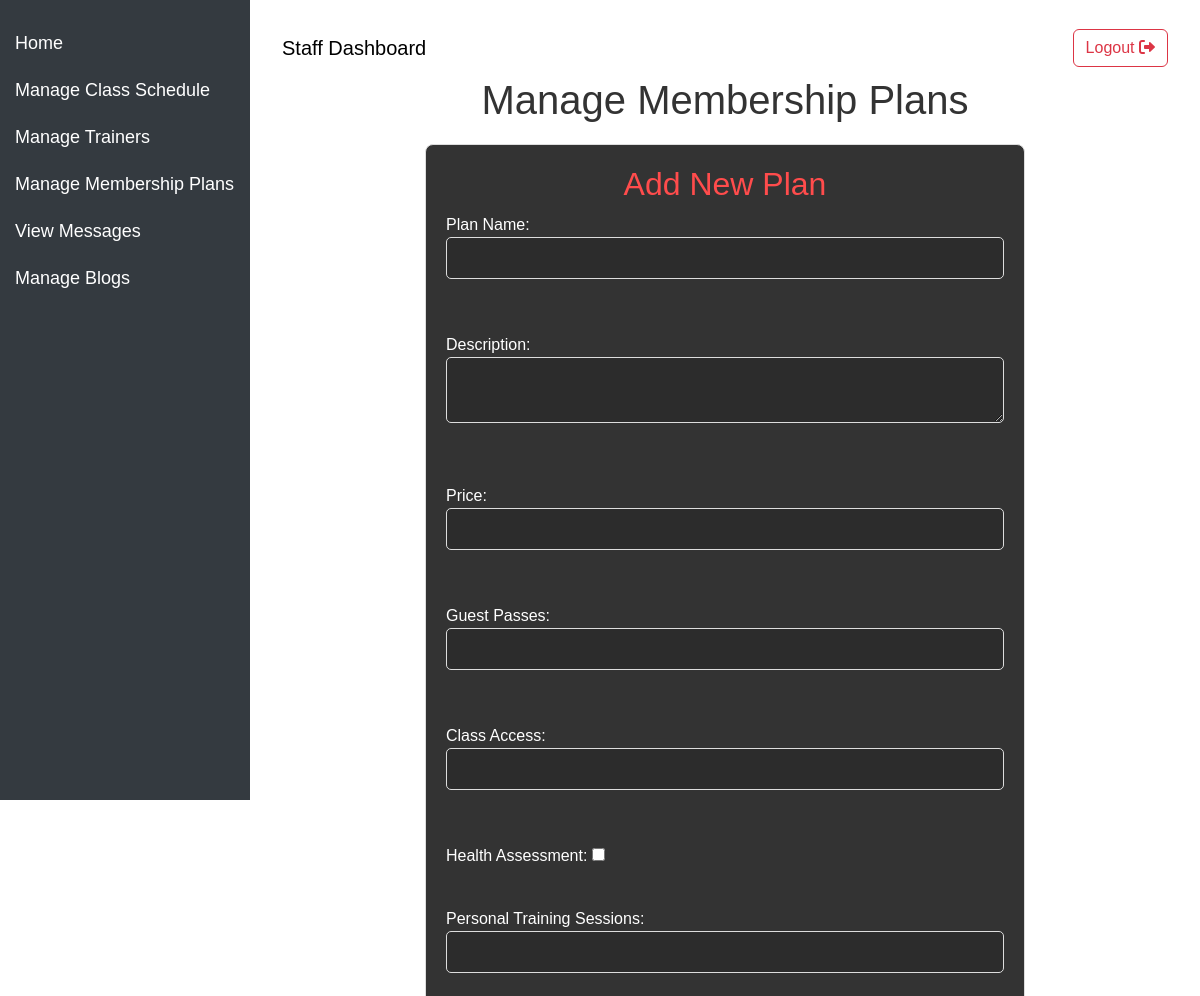
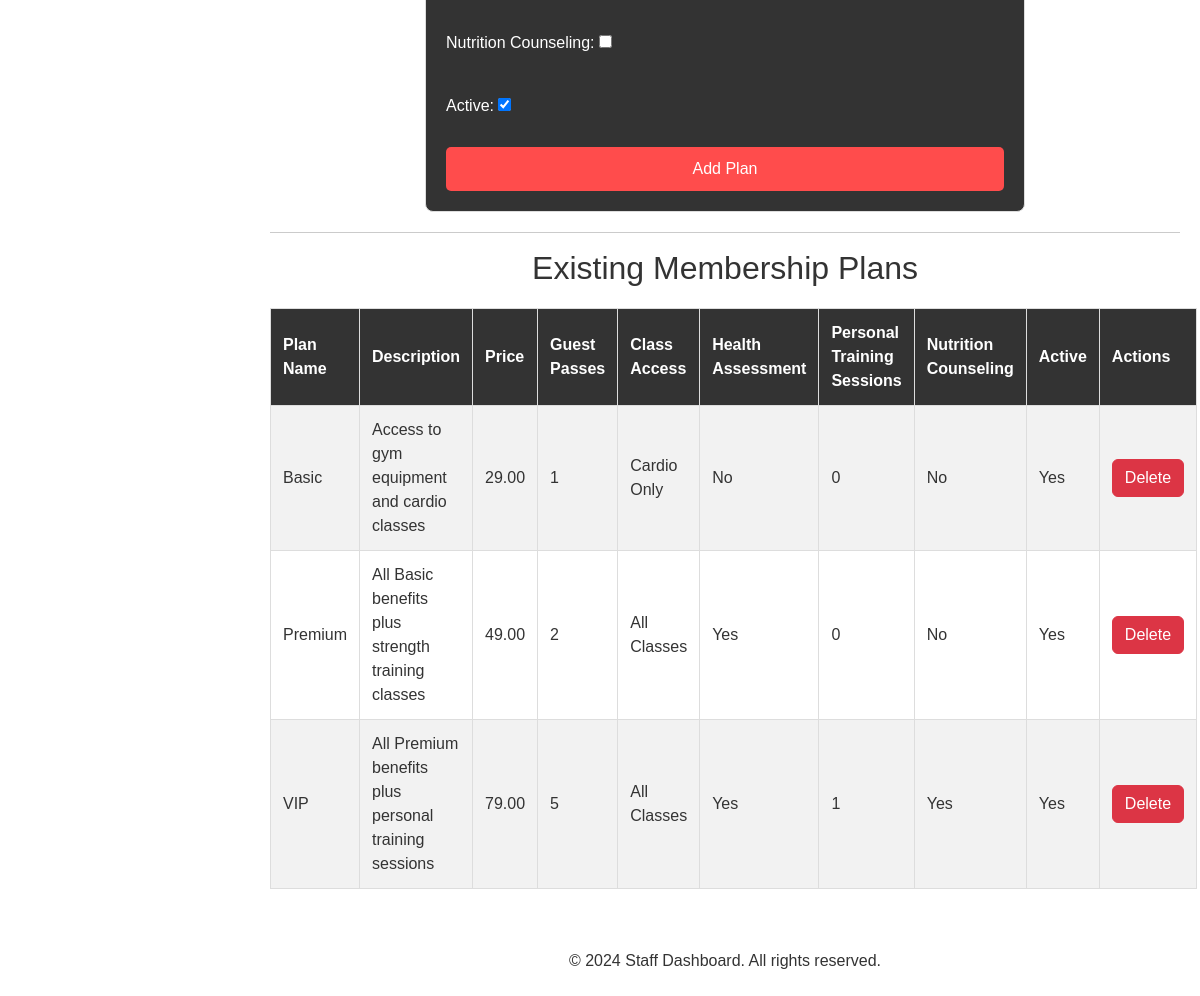
/fitzone/staff/manage_membership_plans.php (signed in), run on the app's committed database (2 pictures, top to bottom).
### tables this page shows
CREATE TABLE `membership_plans` (
  `id` int(11) NOT NULL,
  `plan_name` varchar(50) NOT NULL,
  `description` text NOT NULL,
  `price` decimal(10,2) NOT NULL,
  `guest_passes` int(11) DEFAULT 0,
  `class_access` varchar(100) DEFAULT NULL,
  `health_assessment` tinyint(1) DEFAULT 0,
  `personal_training_sessions` int(11) DEFAULT 0,
  `nutrition_counseling` tinyint(1) DEFAULT 0,
  `is_active` tinyint(1) DEFAULT 1,
  `created_at` timestamp NOT NULL DEFAULT current_timestamp()
);

### fitzone/staff/manage_membership_plans.php (the view, shortened to what this page needs)
<?php
include 'assists/header_staff.php';
include 'database_connection.php';
$plans = $conn->query("SELECT * FROM membership_plans ORDER BY created_at DESC");
?>
<h1>Manage Membership Plans</h1>
<form method="post" class="form2">
    <h2 class="pink">Add New Plan</h2>
    <label>Plan Name: <input type="text" name="plan_name" required></label><br>
    <label>Description: <textarea name="description" required></textarea></label><br>
    <label>Price: <input type="number" step="0.01" name="price" required></label><br>
    <label>Guest Passes: <input type="number" name="guest_passes"></label><br>
    <label>Class Access: <input type="text" name="class_access"></label><br>
    <label>Health Assessment: <input type="checkbox" name="health_assessment"></label><br>
    <label>Personal Training Sessions: <input type="number" name="personal_training_sessions"></label><br>
    <label>Nutrition Counseling: <input type="checkbox" name="nutrition_counseling"></label><br>
    <label>Active: <input type="checkbox" name="is_active" checked></label><br>
    <button class="btn2" type="submit" name="add_plan">Add Plan</button>
</form>
<hr>
<h2>Existing Membership Plans</h2>
<table border="1" cellpadding="10" cellspacing="0">
    <tr>
        <th>Plan Name</th>
        <th>Description</th>
        <th>Price</th>
        <th>Guest Passes</th>
        <th>Class Access</th>
        <th>Health Assessment</th>
        <th>Personal Training Sessions</th>
        <th>Nutrition Counseling</th>
        <th>Active</th>
        <th>Actions</th>
    </tr>
    <?php while ($plan = $plans->fetch_assoc()): ?>
        <tr>
            <td><?php echo htmlspecialchars($plan['plan_name']); ?></td>
            <td><?php echo htmlspecialchars($plan['description']); ?></td>
            <td><?php echo htmlspecialchars($plan['price']); ?></td>
            <td><?php echo htmlspecialchars($plan['guest_passes']); ?></td>
            <td><?php echo htmlspecialchars($plan['class_access']); ?></td>
            <td><?php echo $plan['health_assessment'] ? 'Yes' : 'No'; ?></td>
            <td><?php echo htmlspecialchars($plan['personal_training_sessions']); ?></td>
            <td><?php echo $plan['nutrition_counseling'] ? 'Yes' : 'No'; ?></td>
            <td><?php echo $plan['is_active'] ? 'Yes' : 'No'; ?></td>
            <td>
                <a class="btn btn-danger" href="manage_membership_plans.php?delete_id=<?php echo $plan['id']; ?>" onclick="return confirm('Are you sure you want to delete this plan?');">Delete</a>
            </td>
        </tr>
    <?php endwhile; ?>
</table>
<?php
include 'assists/footer_staff.php';
?>

### fitzone/staff/assists/header_staff.php (style rules this page uses)
body { display: flex; min-height: 100vh; flex-direction: column; }

### fitzone/staff/manage_membership_plans.php (style rules this page uses)
body { font-family: Arial, sans-serif; background-color: #ffffff; color: #333333; margin: 0; padding: 0; }
h1, h2 { text-align: center; color: #333; }
.pink { color: #ff4c4c; }
.form2 { max-width: 600px; margin: 20px auto; padding: 20px; background-color: #333; border: 1px solid #ddd; border-radius: 8px; }
label { display: block; margin: 10px 0 5px; color: #fff; }
input[type="text"], input[type="number"], textarea { width: 100%; padding: 8px; margin-bottom: 15px; border: 1px solid #ddd; border-radius: 5px; background-color: #2c2c2c; color: #fff; }
input[type="checkbox"] { margin-right: 10px; }
.btn2 { background-color: #ff4c4c; color: #ffffff; border: none; border-radius: 5px; padding: 10px 15px; cursor: pointer; width: 100%; }
table { width: 100%; border-collapse: collapse; margin-top: 20px; }
th, td { border: 1px solid #ddd; padding: 12px; text-align: left; }
th { background-color: #333333; color: #ffffff; }
tr:nth-child(even) { background-color: #f2f2f2; }

### data on the page
membership_plans: plan_name "Basic", description "Access to gym equipment and cardio classes", price "29.00", guest_passes "1", class_access "Cardio Only", health_assessment "No", personal_training_sessions "0", nutrition_counseling "No", is_active "Yes"
membership_plans: plan_name "Premium", description "All Basic benefits plus strength training classes", price "49.00", guest_passes "2", class_access "All Classes", health_assessment "Yes", personal_training_sessions "0", nutrition_counseling "No", is_active "Yes"
membership_plans: plan_name "VIP", description "All Premium benefits plus personal training sessions", price "79.00", guest_passes "5", class_access "All Classes", health_assessment "Yes", personal_training_sessions "1", nutrition_counseling "Yes", is_active "Yes"
